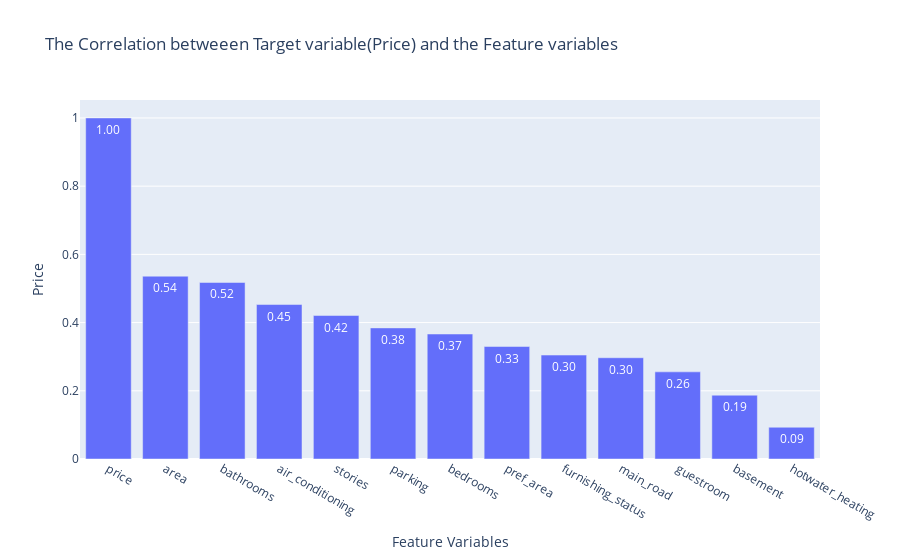

The notebook cell this image was saved under:
### Code cell
#correlation matrix of the target variable(price) and the features
corr_matrix['price']

price_corr = corr_matrix['price'].reset_index()
price_corr = price_corr.sort_values(by='price', ascending = False)

fig =px.bar(price_corr, x='index', y='price',
            title = 'The Correlation betweeen Target variable(Price) and the Feature variables',
            labels = {'price':'Price', 'index':'Feature Variables'},
            text_auto = '0.2f')
fig.show()

#This shows that among the features for house price prediction, 'area' has the highest influence on the price of a house, followed by the number of bathrooms.

### Figure 1 — Plotly figure (JSON) as saved in the notebook; plotly's stock layout.template omitted (floating-point values rounded to 4 significant figures)
{"data": [{"alignmentgroup": "True", "hovertemplate": "Feature Variables=%{x}<br>Price=%{y}<extra></extra>", "legendgroup": "", "marker": {"color": "#636efa", "pattern": {"shape": ""}}, "name": "", "offsetgroup": "", "orientation": "v", "showlegend": false, "textposition": "auto", "texttemplate": "%{y:0.2f}", "type": "bar", "x": ["price", "area", "bathrooms", "air_conditioning", "stories", "parking", "bedrooms", "pref_area", "furnishing_status", "main_road", "guestroom", "basement", "hotwater_heating"], "xaxis": "x", "y": [1, 0.536, 0.5175, 0.453, 0.4207, 0.3844, 0.3665, 0.3298, 0.3047, 0.2969, 0.2555, 0.1871, 0.09307], "yaxis": "y"}], "layout": {"barmode": "relative", "legend": {"tracegroupgap": 0}, "title": {"text": "The Correlation betweeen Target variable(Price) and the Feature variables"}, "xaxis": {"anchor": "y", "domain": [0, 1], "title": {"text": "Feature Variables"}}, "yaxis": {"anchor": "x", "domain": [0, 1], "title": {"text": "Price"}}}}
